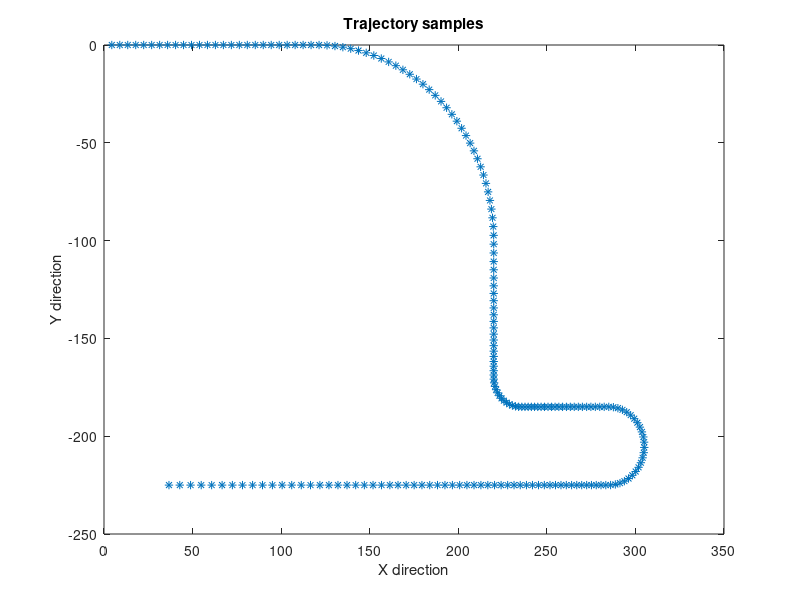
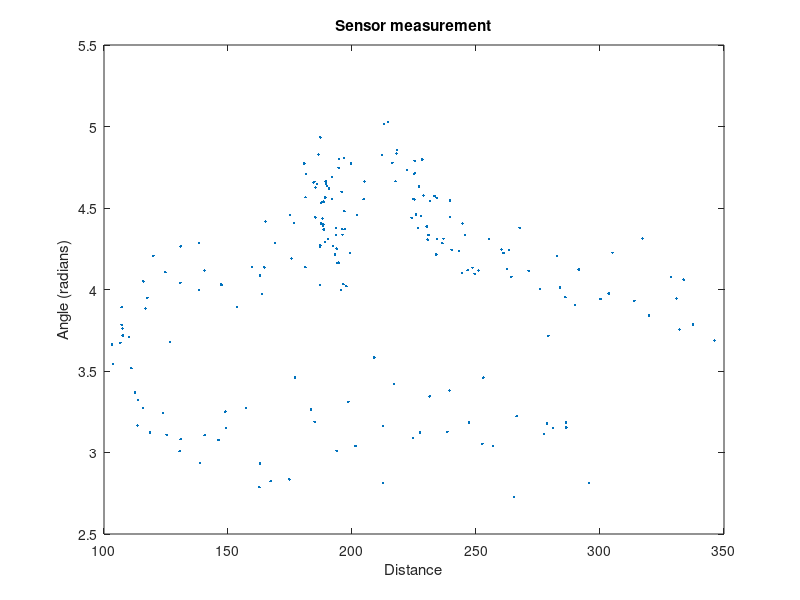

MATLAB code to generate these figures, in order: (Note: this script raises an error after producing the figures.)
clc;clear
close all
%% Generate Samples
load('Xk.mat')
s = [300;0];
len = size(Xk,2);
d = zeros(1,len);
theta = zeros(1,len);
for i = 1:len
    d(i) = sqrt((Xk(1,i)-s(1))^2+(Xk(2,i)-s(2))^2);
    theta(i) = atan2(Xk(2,i)-s(2),Xk(1,i)-s(1));
    if theta(i) < 0
        theta(i) = theta(i) + 2*pi;
    end
end

y_hat = [d + 3*randn(1,200);theta + 0.05*pi*randn(1,200)];

figure
plot(Xk(1,:),Xk(2,:),'*')
title('Trajectory samples');
xlabel('X direction');
ylabel('Y direction')

figure
plot(y_hat(1,:),y_hat(2,:),'.')
title('Sensor measurement')
xlabel('Distance');
ylabel('Angle (radians)');

%% Cubature Kalman filter (CV model)
T = 0.3;
v_x = diff(Xk(1,:))/T;
v_y = diff(Xk(2,:))/T;

sigmaCV = 20; % motion noise (setting manually)
A_cv = kron([1 T;0 1],eye(2));
Q_cv = sigmaCV^2*kron([T^3/3 T^2/2;T^2/2 T],eye(2));
R = [3^2 0;0 (0.05*pi)^2];


dim = 4;
P = zeros(dim,dim,len);
x = zeros(dim,len);
P(:,:,1) = eye(dim); % initial covariance
x(:,1) = [Xk(1,1);Xk(2,1);v_x(1);v_y(1)]; % initial state


for i = 2:len
    chi = sigmaPoints(x(:,i-1),P(:,:,i-1),dim); % generate sigma points
    x(:,i) = 1/(2*dim)*sum(A_cv*chi,2); % predicted state
    P(:,:,i) = Q_cv + 1/(2*dim)*motionCov(chi,x(:,i),dim); % predicted covariance
    % Update step
    chi = sigmaPoints(x(:,i),P(:,:,i),dim);
    y = 1/(2*dim)*sum(H_meas(chi,dim,s),2);
    Pxy = 1/(2*dim)*sum(P_xy( chi, x(:,i), y, s, dim ),3);
    S = R + 1/(2*dim)*sum(measCov( chi, dim, s, y ),3);
    x(:,i) = x(:,i) + Pxy/S*(y_hat(:,i)-y);
    P(:,:,i) = P(:,:,i) - Pxy/S*Pxy';
end

figure
plot(x(1,:),x(2,:),'*')

%% Cubature Kalman filter (CA model)
